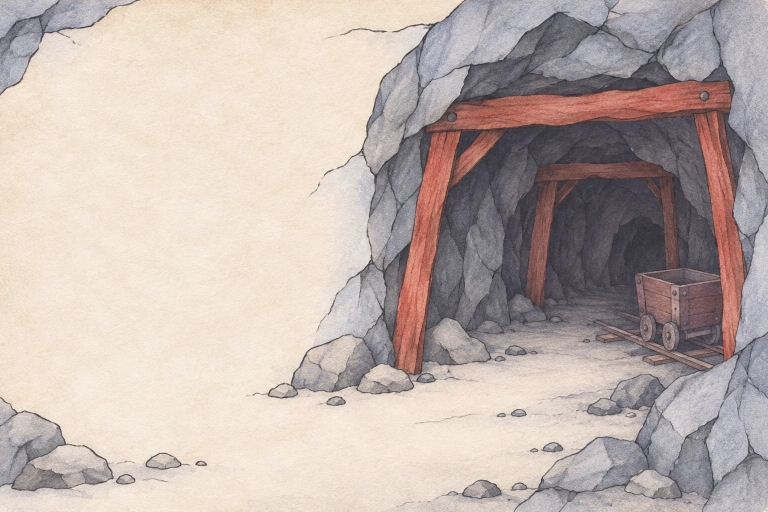
#> input picture Saboteur/assets/mine.webp, 1536 x 1024 px (shown at 1/2 size)
$ python prepare-share.py
#> lines starting #> are read from the running program, lines starting #| are printed output that depends on the picture
"""Lay out the supplied card faces and background as a 1200×630 sharing graphic."""
from pathlib import Path
from PIL import Image, ImageDraw, ImageFont, ImageOps, ImageFilter

assets = Path(__file__).resolve().parents[1] / 'assets'
canvas = ImageOps.fit(Image.open(assets/'mine.webp').convert('RGB'),(1200,630)).convert('RGBA')
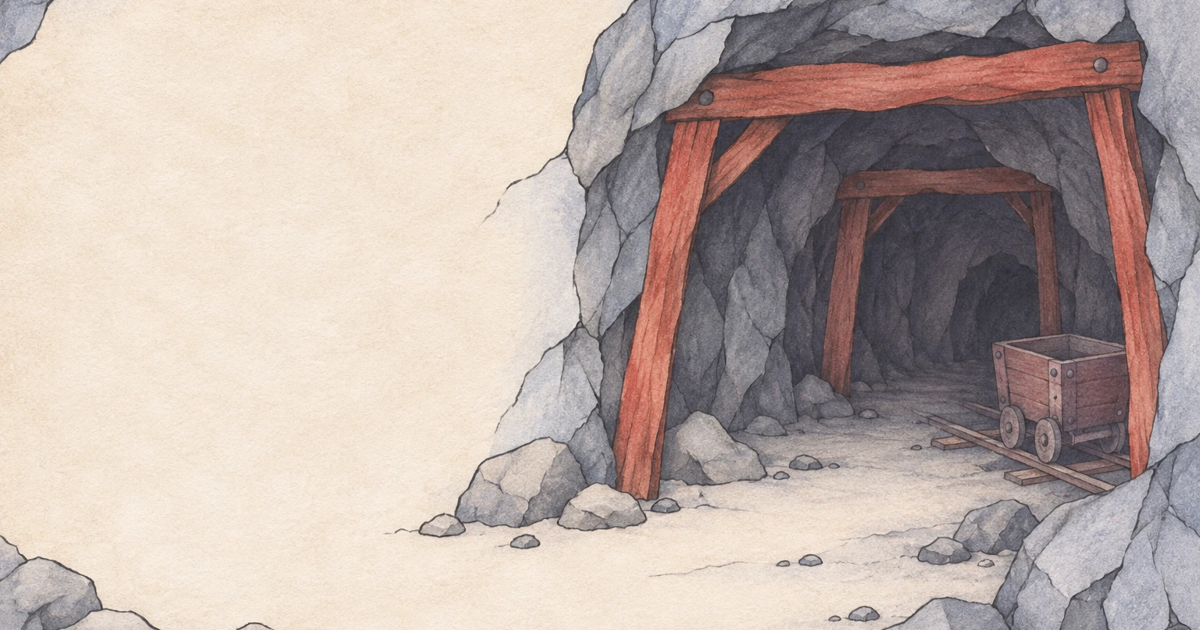
#> canvas: PIL image 1200x630 RGBA; mean R, G, B, A 188.6, 174.4, 167.9, 255
draw = ImageDraw.Draw(canvas)
font_root = Path('C:/Windows/Fonts')
title = ImageFont.truetype(str(font_root/'georgiab.ttf'),88)
label = ImageFont.truetype(str(font_root/'arial.ttf'),23)
draw.text((65,170),'BRIGHTON',font=label,fill='#54554e')
draw.text((60,213),'Saboteur',font=title,fill='#29322f')
draw.text((67,338),'3–10 players · 3 rounds',font=label,fill='#53594f')
for name,angle,position in [('miner',8,(660,170)),('saboteur',-8,(875,210))]:
#> (the run stopped early here; a loop or call above may not have finished)
